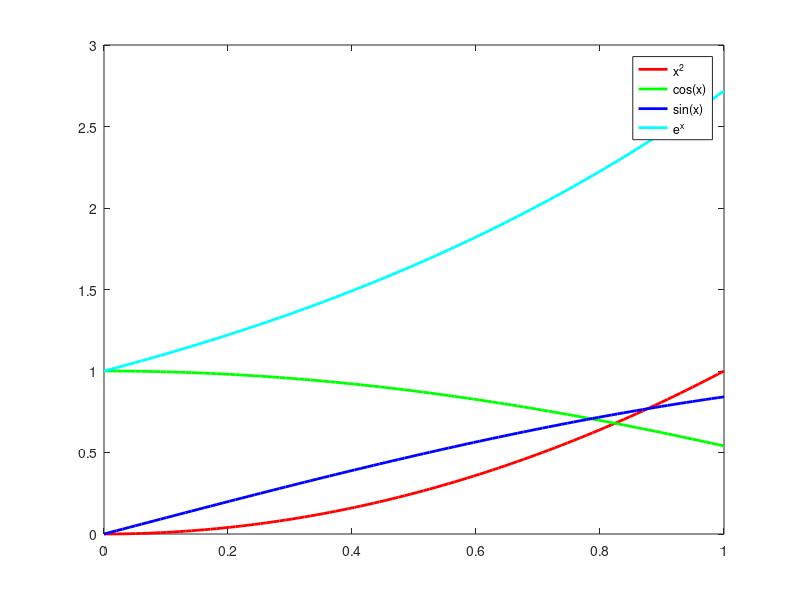

Write the MATLAB code that produced this figure.
%this code is to plot multiple plots using the 'hold on' statement

clear all

x = linspace(0, 1, 100);

plot(x, x.^2, 'r', 'Linewidth', 2.0)
hold on

plot(x, cos(x), 'g', 'Linewidth', 2.0)
hold on

plot(x, sin(x), 'b', 'Linewidth', 2.0)
hold on

plot(x, exp(x), 'c', 'Linewidth', 2.0)

legend('x^2', 'cos(x)', 'sin(x)', 'e^x')